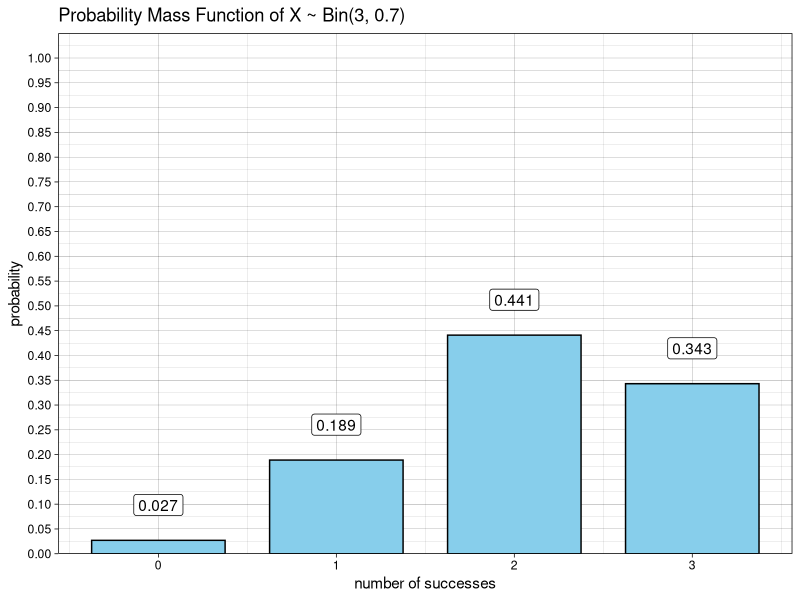
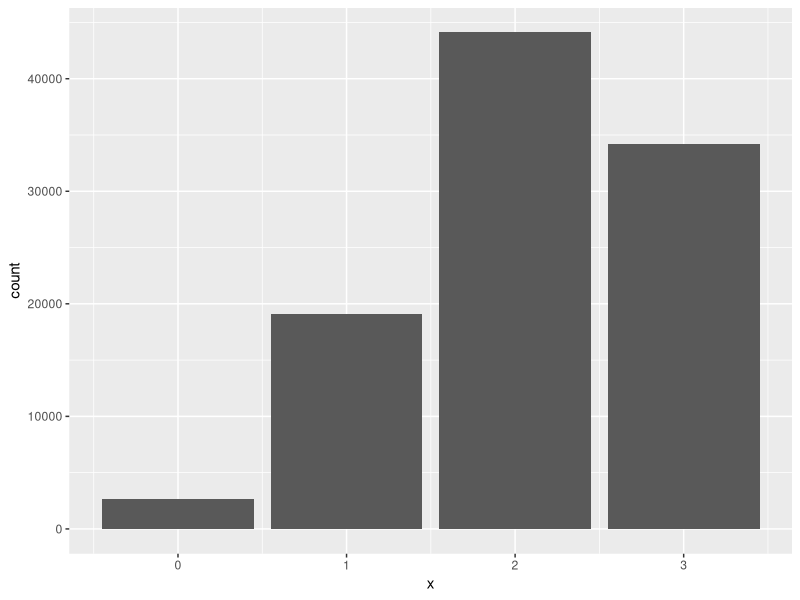
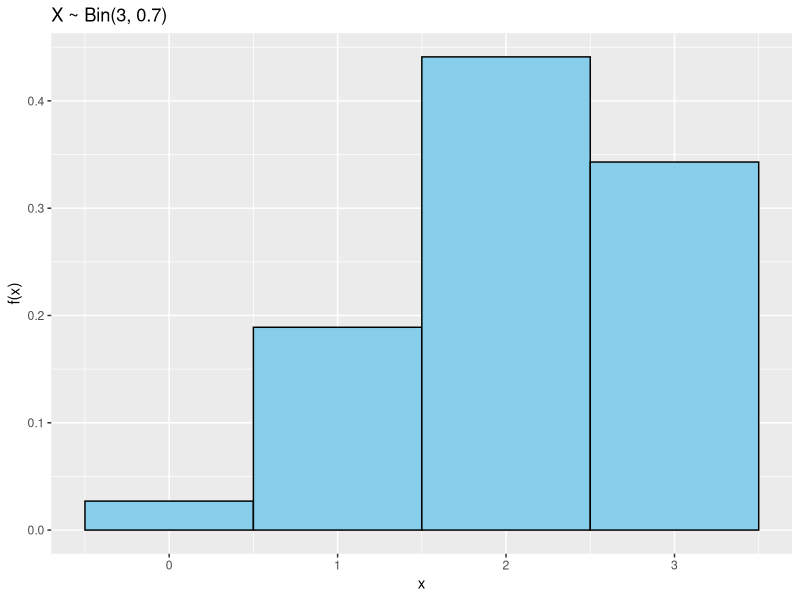
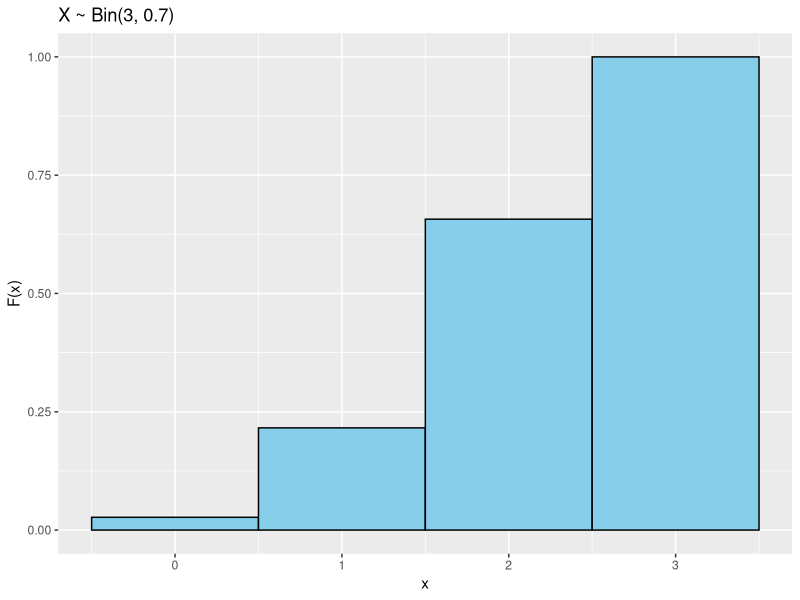
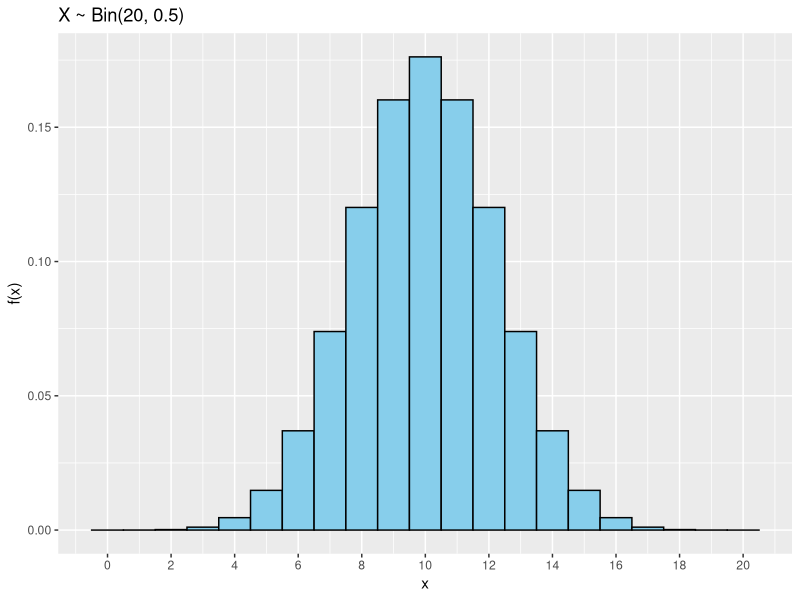
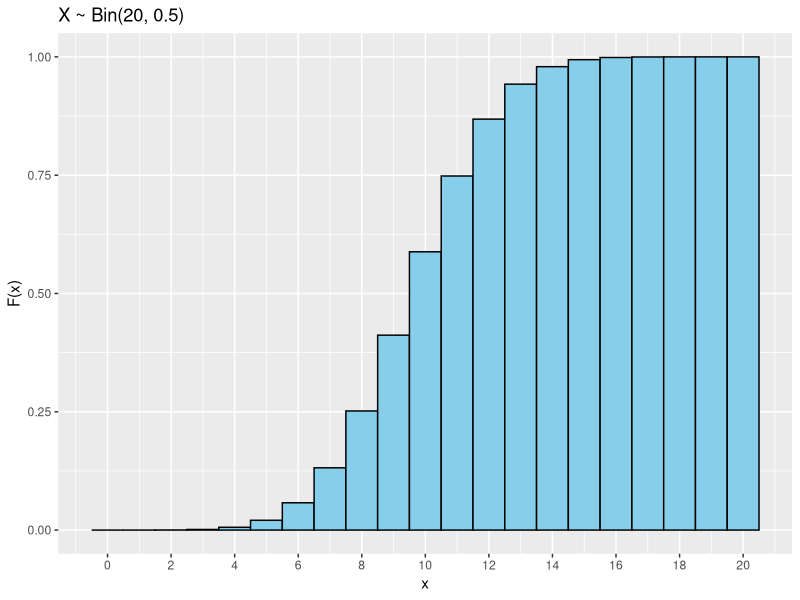

Write R code to recreate these figures, in order.
## ---- chunk 1
knitr::opts_chunk$set(comment="", message=FALSE, warning=FALSE)
library(tidyverse)
library(kableExtra)
library(knitr)
## ---- chunk 2
dbinom(1, 3, 0.7)   # P(X = 1 head)
dbinom(3, 3, 0.7)   # P(X = 3 heads)
## ---- chunk 3
dbinom(0:3, 3, 0.5)
## ---- chunk 4
pbinom(0:3, 3, 0.7)   # biased coin, x = {0, 1, 2, 3} heads
## ---- chunk 5
pbinom(0:3, 3, 0.5)   # fair coin, x = {0, 1, 2, 3} heads
## ---- chunk 6
pbinom(2, 3, 0.7)    # probability of 0, 1, or 2 heads
1 - pbinom(2, 3, 0.7)   # probability of > 2 = 3 heads
pbinom(2, 3, 0.7, lower.tail = FALSE)   # better code
## ---- chunk 7
pbinom(0:3, 3, 0.5) # P(X <= x) for all possible x
## ---- chunk 8
pbinom(0:3, 3, 0.5, lower.tail = FALSE) # P(X > x) for all possible x
## ---- chunk 9
pbinom(0:3, 3, 0.5) + pbinom(0:3, 3, 0.5, lower.tail = FALSE)
## ---- chunk 10
distTable <- tibble(x = 0:3, 
                    pdf = dbinom(0:3, 3, 0.7), 
                    CDF = pbinom(0:3, 3, 0.7)) 
ggplot(distTable, aes(x = x, y = pdf, label = pdf)) +
  geom_col(fill = "skyblue", color = "black", width = 0.75) +
  scale_y_continuous(limits = c(0, 1.05),
                     breaks = seq(0, 1, 0.05),
                     expand = c(0,0)) +
  geom_label(vjust = 0, nudge_y = 0.05) +
  labs(title = "Probability Mass Function of X ~ Bin(3, 0.7)",
       x = "number of successes",
       y = "probability") +
  theme_linedraw()
## ---- chunk 11
qbinom(0.25, 3, 0.7)   # 25th percentile of X ~ Bin(3, 0.7)
qbinom(0.75, 3, 0.7)   # 75th percentile of X ~ Bin(3, 0.7)
## ---- chunk 12
rbinom(20, 3, 0.7)   
## ---- chunk 13
binom_sample <- tibble(x = rbinom(10^5, 3, 0.7))   # 100,000 samples
binom_sample %>% 
  count(x) %>% 
  mutate(proportion = prop.table(n))
## ---- chunk 14
ggplot(binom_sample, aes(x = x)) + geom_bar()   # add formatting 
## ---- chunk 15
binom_sample %>% 
  summarize(samples = n(),
            mean_x = mean(x),
            var_x  = var(x))
## ---- chunk 16
n <- 3     # enter n
p <- 0.7   # enter p
distTable <- tibble(x = 0:n, 
                    pmf = dbinom(0:n, n, p), 
                    CDF = pbinom(0:n, n, p)) 
distTable
## ---- chunk 17
breakby <- 1   # choose spacing for the x-axis tick marks

ggplot(distTable, aes(x = x, y = pmf)) +
  geom_col(fill = "skyblue", color = "black", width = 1) +
  scale_x_continuous(breaks = seq(from = 0, to = n, by = breakby)) +
  labs(title = sprintf("X ~ Bin(%1.0f, %1.1f)", n, p),
       x = "x", 
       y = "f(x)")
## ---- chunk 18
breakby <- 1   # choose spacing for the x-axis tick marks

ggplot(distTable, aes(x = x, y = CDF)) +
  geom_col(fill = "skyblue", color = "black", width = 1) +
  scale_x_continuous(breaks = seq(from = 0, to = n, by = breakby)) +
  labs(title = sprintf("X ~ Bin(%1.0f, %1.1f)", n, p),
       x = "x", 
       y = "F(x)")
## ---- chunk 19
n <- 20    # enter n
p <- 0.5   # enter p
distTable <- tibble(x = 0:n, 
                    pmf = dbinom(0:n, n, p), 
                    CDF = pbinom(0:n, n, p)) 
head(distTable, 4)
## ---- chunk 20
breakby <- 2   # choose spacing for the x-axis tick marks

ggplot(distTable, aes(x = x, y = pmf)) +
  geom_col(fill = "skyblue", color = "black", width = 1) +
  scale_x_continuous(breaks = seq(from = 0, to = n, by = breakby)) +
  labs(title = sprintf("X ~ Bin(%1.0f, %1.1f)", n, p),
       x = "x", 
       y = "f(x)")
## ---- chunk 21
breakby <- 2   # choose spacing for the x-axis tick marks

ggplot(distTable, aes(x = x, y = CDF)) +
  geom_col(fill = "skyblue", color = "black", width = 1) +
  scale_x_continuous(breaks = seq(from = 0, to = n, by = breakby)) +
  labs(title = sprintf("X ~ Bin(%1.0f, %1.1f)", n, p),
       x = "x", 
       y = "F(x)")
